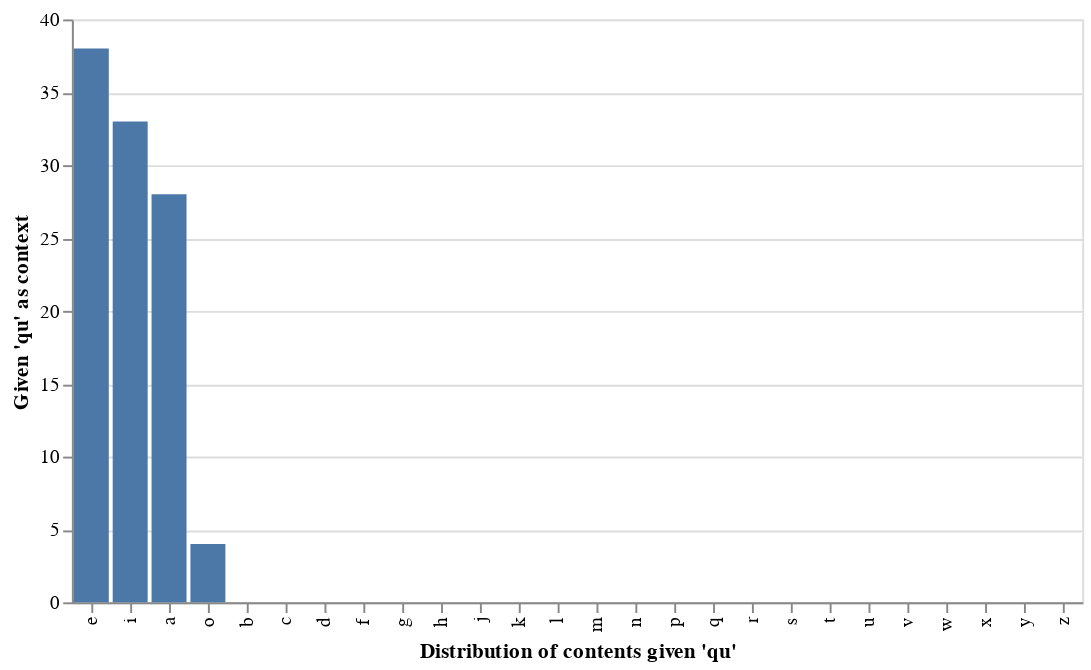

Notebook code cell kept with this figure:
### Code cell
peek_content(words_tri, 'qu')

### Figure 1 — Vega-Lite specification as saved in the notebook (floating-point values rounded to 4 significant figures)
{"config": {"view": {"continuousWidth": 300, "continuousHeight": 300}}, "data": {"name": "data-8589dd4337ad9a19d3dd1c1d9e6f7a79"}, "mark": {"type": "bar"}, "encoding": {"tooltip": [{"field": "index", "type": "nominal"}, {"field": "qu", "type": "quantitative"}], "x": {"field": "index", "sort": "-y", "title": "Distribution of contents given 'qu'", "type": "nominal"}, "y": {"field": "qu", "title": "Given 'qu' as context", "type": "quantitative"}}, "$schema": "https://vega.github.io/schema/vega-lite/v5.17.0.json", "datasets": {"data-8589dd4337ad9a19d3dd1c1d9e6f7a79": [{"index": "a", "qu": 28.0}, {"index": "b", "qu": 0.0}, {"index": "c", "qu": 0.0}, {"index": "d", "qu": 0.0}, {"index": "e", "qu": 38.0}, {"index": "f", "qu": 0.0}, {"index": "g", "qu": 0.0}, {"index": "h", "qu": 0.0}, {"index": "i", "qu": 33.0}, {"index": "j", "qu": 0.0}, {"index": "k", "qu": 0.0}, {"index": "l", "qu": 0.0}, {"index": "m", "qu": 0.0}, {"index": "n", "qu": 0.0}, {"index": "o", "qu": 4.0}, {"index": "p", "qu": 0.0}, {"index": "q", "qu": 0.0}, {"index": "r", "qu": 0.0}, {"index": "s", "qu": 0.0}, {"index": "t", "qu": 0.0}, {"index": "u", "qu": 0.0}, {"index": "v", "qu": 0.0}, {"index": "w", "qu": 0.0}, {"index": "x", "qu": 0.0}, {"index": "y", "qu": 0.0}, {"index": "z", "qu": 0.0}]}}
